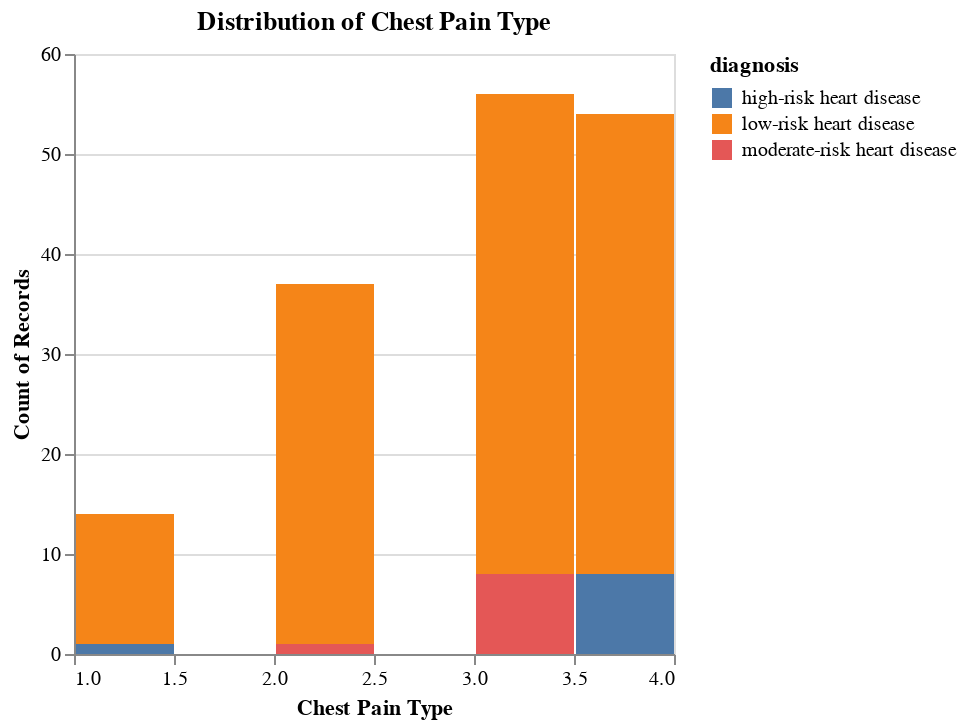

This figure's notebook cell:
### Code cell
# chest pain type
cp_hist = alt.Chart(heart_disease_train).mark_bar().encode(
    x=alt.X("type_chestpain:Q", bin = True).title("Chest Pain Type"),
    y=alt.Y("count()").stack(False),
    color = "diagnosis:N"
).properties(
    title = "Distribution of Chest Pain Type"
)

cp_hist

### Figure 1 — Vega-Lite specification as saved in the notebook (floating-point values rounded to 4 significant figures; data arrays with more than 128 entries replaced by an {"elided": "..."} marker saying what was removed)
{"config": {"view": {"continuousWidth": 300, "continuousHeight": 300}}, "data": {"name": "data-2f706ca1e1c4bd160ee8423a79f9d244"}, "mark": {"type": "bar"}, "encoding": {"color": {"field": "diagnosis", "type": "nominal"}, "x": {"bin": true, "field": "type_chestpain", "title": "Chest Pain Type", "type": "quantitative"}, "y": {"aggregate": "count", "stack": false, "type": "quantitative"}}, "title": "Distribution of Chest Pain Type", "$schema": "https://vega.github.io/schema/vega-lite/v5.15.1.json", "datasets": {"data-2f706ca1e1c4bd160ee8423a79f9d244": {"elided": "227 records"}}}
